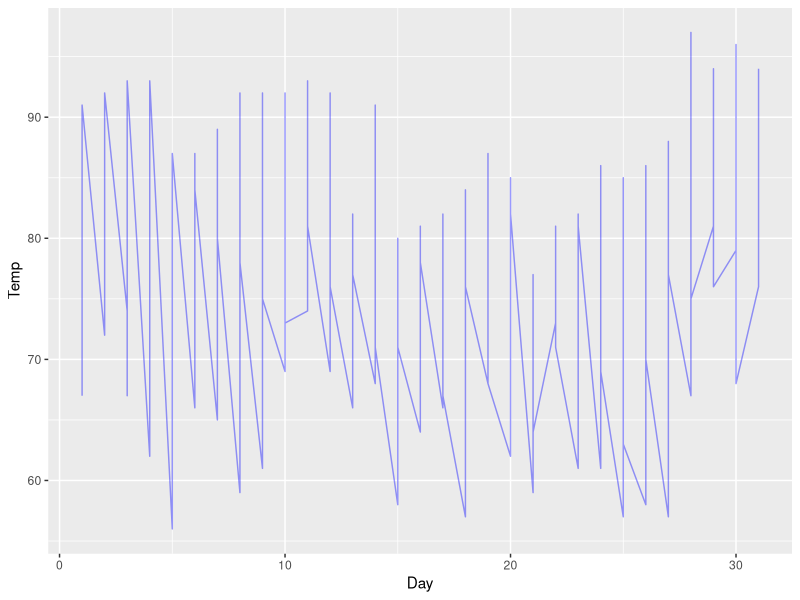

The R source for this figure:
## ---- chunk 1
library(ggplot2)
library(tidyverse)
airquality
ggplot(data=airquality)+
  geom_line(mapping = aes(x= Day, 
   y= Temp),alpha=0.4,color= "blue")
